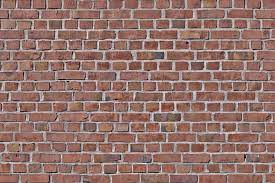
%> input picture results/Input/texture14.jpeg, 275 x 183 px
$ octave strategy_3.m   (GNU Octave 9; MATLAB toolbox functions it lacks are replaced by stand-ins)
%> lines starting %> are read from the running program, lines starting %| are printed output that depends on the picture; in (x1, y1, x2, y2) boxes, pixels count from 0 and x2, y2 are one past the last pixel; in counts of white or black regions, pixels touching at a corner belong together; the program's own positions count from 1
### code/quilting/get_patches.m
function patch_list = get_patches(image_path, patch_size, overlap)
    % overlap = floor(patch_size/factor);
    increment = patch_size - overlap;

    im = double(imread(image_path));
    [x,y,z] = size(im);
    num_patches_x = 1+floor((x-patch_size)/(patch_size-overlap));
    num_patches_y = 1+floor((y-patch_size)/(patch_size-overlap));
    total_patches = num_patches_x * num_patches_y;
    patch_list = zeros(patch_size, patch_size, z, total_patches);

    up = 1;
    down = patch_size;
    iter = 1;
    while down < x
        left = 1;
        right = patch_size;
        while right < y
            cur_patch = im(up:down, left:right, :);
            left = left + increment;
            right = right + increment;
            patch_list(:,:,:,iter) = cur_patch;
            iter = iter + 1;
        end
        up = up + increment;
        down = down + increment;
    end
end

### code/quilting/strategy_3.m
image_path = "../../results/Input/texture14.jpeg";
color_channels = size(double(imread(image_path)),3);
%> color_channels = 3
patch_size = 60;
overlap = 10;
output_x = 600;
output_y = 600;

num_patches_x = 1+floor((output_x-patch_size)/(patch_size-overlap));
num_patches_y = 1+floor((output_y-patch_size)/(patch_size-overlap));
output_patches = zeros(num_patches_x*patch_size, num_patches_y*patch_size, color_channels);
%> output_patches: size 660x660x3 double; every value is 0

patch_list = get_patches(image_path, patch_size, overlap);
%> after the loop in get_patches, `while down < x`: iter = 16
available_patches = size(patch_list, 4);
%> available_patches = 15
% starting_patch = patch_list(:,:,:,randi([1 available_patches],1));
starting_patch = patch_list(:,:,:,2);

output_patches(1:patch_size, 1:patch_size, :) = starting_patch;
%> output_patches: size 660x660x3 double; mean R, G, B 1.2, 0.9, 0.9

%% Step 1 : Fill the first row of the output image

cur_patch = starting_patch;
for i=2:num_patches_y
    next_patch = getNextHorizPatch(cur_patch, patch_list, patch_size, overlap);
    output_patches(1:patch_size, (i-1)*patch_size+1:i*patch_size, :) = next_patch;
    cur_patch = next_patch;
end
%> this loop made 10 passes
%> index in getNextHorizPatch on passes 1 to 10: 3, 4, 5, 1, 2, 3, 4, 5, 1, 2
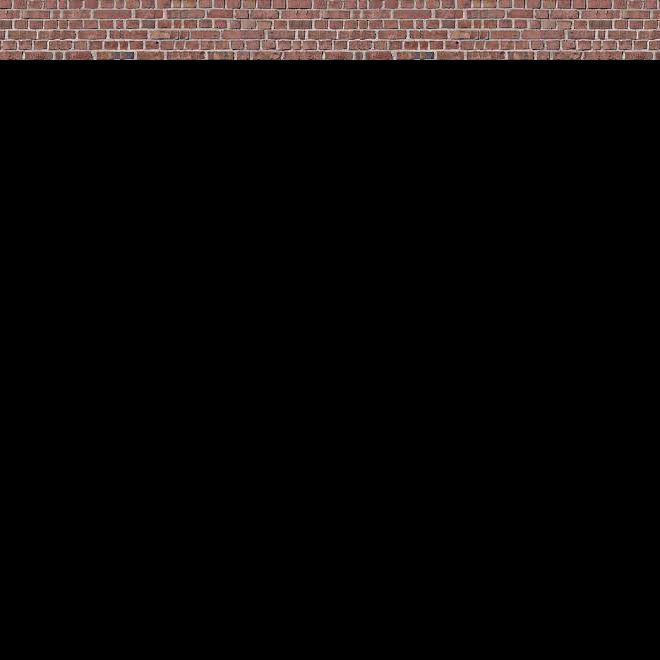
%> output_patches: size 660x660x3 double; mean R, G, B 13.3, 10.4, 9.7

%% Step 2 : Fill the first column of the output image

cur_patch = starting_patch;
for i=2:num_patches_x
    next_patch = getNextVertPatch(cur_patch, patch_list, patch_size, overlap);
    output_patches((i-1)*patch_size+1:i*patch_size, 1:patch_size, :) = next_patch;
    cur_patch = next_patch;
end
%> this loop made 10 passes
%> index in getNextVertPatch on passes 1 to 10: 7, 12, 13, 2, 7, 12, 13, 2, 7, 12
%> pass 1, in getNextVertPatch, `next_patch = patch_list(:,:,:,index);`:
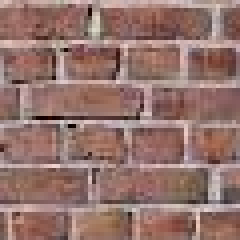
%> next_patch: size 60x60x3 double (shown 4 times larger); mean R, G, B 148.4, 115.1, 108.3
%> after the loop:
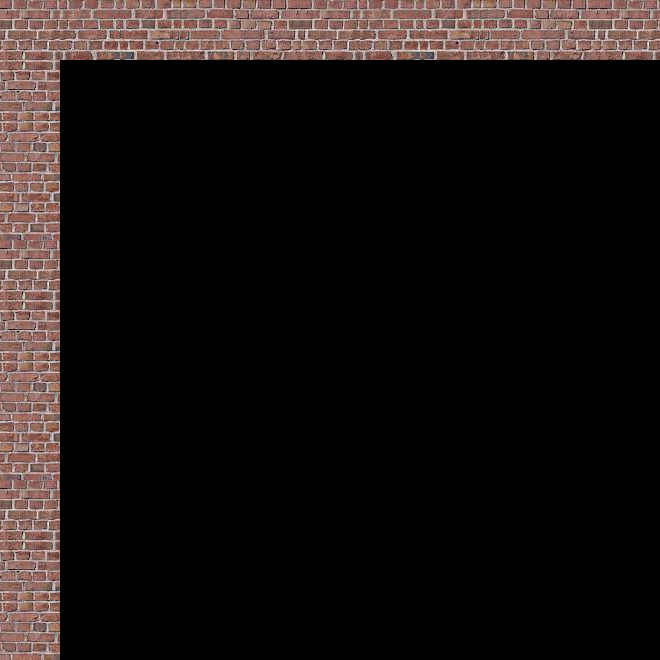
%> output_patches: size 660x660x3 double; 8.26% of pixels changed, all inside (x1, y1, x2, y2) = (0, 60, 60, 660)

%% Step 3 : Fill rest of the output image

for i=2:num_patches_x
    for j=2:num_patches_y
        up_patch = output_patches((i-2)*patch_size+1:(i-1)*patch_size,(j-1)*patch_size+1:j*patch_size,:);
        left_patch = output_patches((i-1)*patch_size+1:i*patch_size,(j-2)*patch_size+1:(j-1)*patch_size,:);
        diagonal_patch = output_patches((i-2)*patch_size+1:(i-1)*patch_size,(j-2)*patch_size+1:(j-1)*patch_size,:);
        next_patch = getNextPatch(up_patch, left_patch, diagonal_patch, patch_list, patch_size, overlap);
        output_patches((i-1)*patch_size+1:i*patch_size,(j-1)*patch_size+1:j*patch_size,:) = next_patch;
    end
end
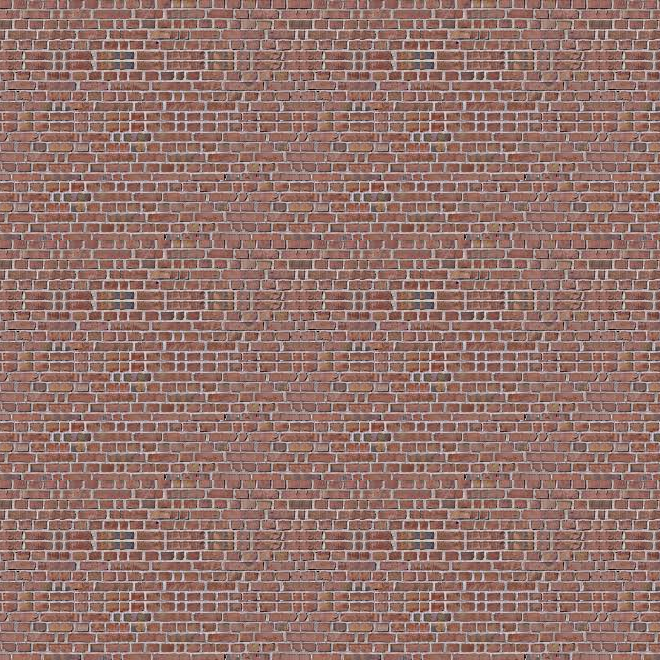
%> output_patches: size 660x660x3 double; mean R, G, B 147.9, 115.1, 108.1

%% Step 4 : Calculate Minimum Boundary Cuts

vertical_boundaries = zeros(num_patches_x,num_patches_y-1,patch_size);
for i=1:num_patches_x
    for j=1:num_patches_y-1
        cur_patch = output_patches((i-1)*patch_size+1:i*patch_size,(j-1)*patch_size+1:j*patch_size,:);
        next_patch = output_patches((i-1)*patch_size+1:i*patch_size,j*patch_size+1:(j+1)*patch_size,:);
        overlap_cur_patch = cur_patch(:,patch_size-overlap+1:patch_size,:);
        overlap_next_patch = next_patch(:,1:overlap,:);
        e = (overlap_cur_patch-overlap_next_patch).^2;
        vertical_boundaries(i,j,:) = BoundaryCut(e, patch_size, overlap);
    end
end

horizontal_boundaries = zeros(num_patches_x-1,num_patches_y,patch_size);
for i=1:num_patches_y
    for j=1:num_patches_x-1
        cur_patch = output_patches((j-1)*patch_size+1:j*patch_size,(i-1)*patch_size+1:i*patch_size,:);
        next_patch = output_patches(j*patch_size+1:(j+1)*patch_size,(i-1)*patch_size+1:i*patch_size,:);
        overlap_cur_patch = cur_patch(patch_size-overlap+1:patch_size,:,:);
        overlap_next_patch = next_patch(1:overlap,:,:);
        e = (overlap_cur_patch-overlap_next_patch).^2;
        horizontal_boundaries(j,i,:) = BoundaryCut(rot90(e,3), patch_size, overlap);
    end
end

%% Step 5 : Construct the output image

output_im = zeros((num_patches_x-1)*(patch_size-overlap)+patch_size, (num_patches_y-1)*(patch_size-overlap)+patch_size, color_channels);
%> output_im: size 560x560x3 double; every value is 0

% Fill Horizontal Strips
up_start = 0;
for k=1:num_patches_x
    previous_boundary = zeros(patch_size,1)+1;
    leftover = zeros(patch_size,1)+overlap-1;
    for j=1:num_patches_y
       cur_patch = output_patches((k-1)*patch_size+1:k*patch_size,(j-1)*patch_size+1:j*patch_size,:);
       boundary = vertical_boundaries(k,min(j,num_patches_y-1),:);
        for i=1:(patch_size-min(min(k,num_patches_x+1-k),2)*overlap)
            patch_start = (j-1)*(patch_size-overlap);
            left = previous_boundary(i);
            patch_left = previous_boundary(i)-patch_start;
            if j==num_patches_y
                right = size(output_im,2);
                patch_right = patch_size;
            else
                right = left + leftover(i) + patch_size - 2*overlap + boundary(i);
                patch_right = patch_left + leftover(i) + patch_size - 2*overlap + boundary(i);
            end
            output_im(up_start+i,left:right,:) = cur_patch(min(k-1,1)*overlap+i,patch_left:patch_right,:);
            previous_boundary(i) = right + 1;
            leftover(i) = overlap-boundary(i)-1;
        end
    end
    up_start = up_start+patch_size-min(k-1,1)*overlap;
end
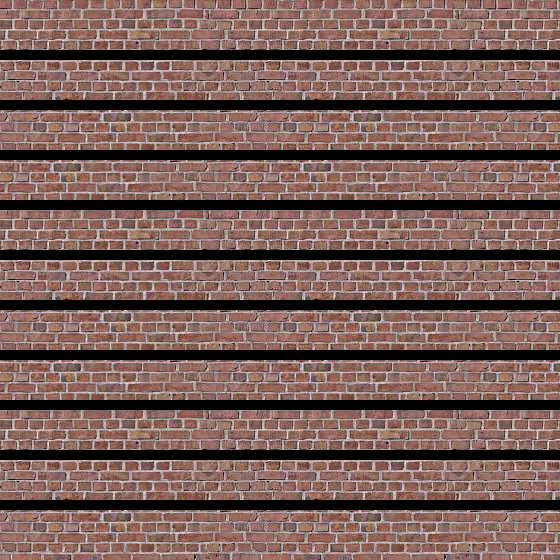
%> output_im: size 560x560x3 double; mean R, G, B 121.5, 94.4, 88.7
%> after the loop, leftover = 60 values from 8 to 9; patch_right = 60; previous_boundary = 60 values, max 561 at index 1, min 1 at index 51, mean 467.7; right = 560; up_start = 560

% Fill Vertical Strips
left = 0;
for k=1:num_patches_y
    for j=1:num_patches_x-1
        start = min(k-1,1)*overlap;
        length = patch_size-min(min(k,num_patches_y+1-k),2)*overlap;
        boundary = horizontal_boundaries(j,k,start+1:start+length);
        cur_patch = output_patches((j-1)*patch_size+1:j*patch_size,(k-1)*patch_size+1:k*patch_size,:);
        next_patch = output_patches(j*patch_size+1:(j+1)*patch_size,(k-1)*patch_size+1:k*patch_size,:);
        up = j*(patch_size-overlap);
        down = up+overlap;
        for i=1:length
            gg = cur_patch(patch_size-overlap+1:patch_size-boundary(i),start+i,:);
            gh = next_patch(overlap-boundary(i)+1:overlap,start+i,:);
            output_im(up+1:down-boundary(i),left+i,:) = cur_patch(patch_size-overlap+1:patch_size-boundary(i),start+i,:);
            output_im(down-boundary(i)+1:down,left+i,:) = next_patch(overlap-boundary(i)+1:overlap,start+i,:);
        end
    end
    left = left+patch_size-min(k-1,1)*overlap;
end
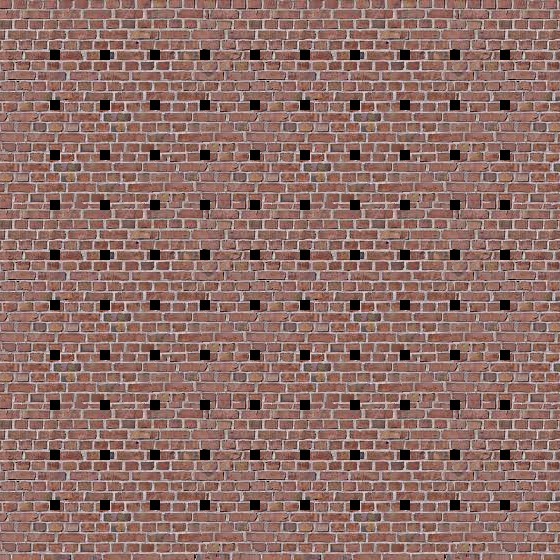
%> output_im: size 560x560x3 double; 14.67% of pixels changed, all inside (x1, y1, x2, y2) = (0, 50, 560, 510)
%> after the loop, left = 560

% Fill the remaining gaps
for i=1:num_patches_x-1
    for j=1:num_patches_y-1
        % Boundaries
        up_boundary = vertical_boundaries(i,j,patch_size-overlap+1:patch_size);
        down_boundary = vertical_boundaries(i+1,j,1:overlap);
        left_boundary = horizontal_boundaries(i,j,patch_size-overlap+1:patch_size);
        right_boundary = horizontal_boundaries(i,j+1,1:overlap);

        % Patches
        patch_1 = output_patches((i-1)*patch_size+1:i*patch_size,(j-1)*patch_size+1:j*patch_size,:);
        patch_2 = output_patches((i-1)*patch_size+1:i*patch_size,j*patch_size+1:(j+1)*patch_size,:);
        patch_3 = output_patches(i*patch_size+1:(i+1)*patch_size,(j-1)*patch_size+1:j*patch_size,:);
        patch_4 = output_patches(i*patch_size+1:(i+1)*patch_size,j*patch_size+1:(j+1)*patch_size,:);

        gap = patch_2(patch_size-overlap+1:patch_size,1:overlap,:);

        % (i) Up-Left Intersection
        positive_mask = getUpLeftMask(up_boundary,left_boundary,overlap,color_channels);
        negative_mask = abs(positive_mask-1);
        gap = gap.*negative_mask + positive_mask.*patch_1(patch_size-overlap+1:patch_size,patch_size-overlap+1:patch_size,:);

        % (ii) Down-Left Intersection
        positive_mask = getDownLeftMask(down_boundary,left_boundary,overlap,color_channels);
        negative_mask = abs(positive_mask-1);
        gap = gap.*negative_mask + positive_mask.*patch_3(1:overlap,patch_size-overlap+1:patch_size,:);

        % Down-Right Intersection
        positive_mask = getDownRightMask(down_boundary,right_boundary,overlap,color_channels);
        negative_mask = abs(positive_mask-1);
        gap = gap.*negative_mask + positive_mask.*patch_4(1:overlap,1:overlap,:);

        % Fill the Gap
        output_im(i*(patch_size-overlap)+1:i*(patch_size-overlap)+overlap,j*(patch_size-overlap)+1:j*(patch_size-overlap)+overlap,:) = gap;
    end
end
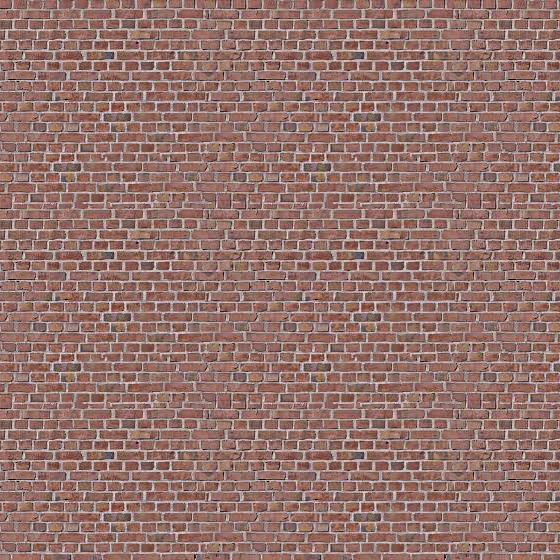
%> output_im: size 560x560x3 double; 3.19% of pixels changed, all inside (x1, y1, x2, y2) = (50, 50, 510, 510)

imwrite(output_im/255, "../../results/Quilting/3/output14.jpeg");

%% Utility Functions

% [65 lines left out: functions BoundaryCut, getUpLeftMask, getDownLeftMask, getDownRightMask, not called in this run]

function next_patch = getNextHorizPatch(cur_patch, patch_list, patch_size, overlap)
    overlap_patch_list = patch_list(:,1:overlap,:,:);
    overlap_cur_patch = cur_patch(:,patch_size-overlap+1:patch_size,:);
    difference = (overlap_patch_list-overlap_cur_patch).^2;
    mse = sqrt(squeeze(sum(difference, [1,2,3])));
    [~,index] = min(mse);
    next_patch = patch_list(:,:,:,index);
end

function next_patch = getNextVertPatch(cur_patch, patch_list, patch_size, overlap)
    overlap_patch_list = patch_list(1:overlap,:,:,:);
    overlap_cur_patch = cur_patch(patch_size-overlap+1:patch_size,:,:);
    difference = (overlap_patch_list-overlap_cur_patch).^2;
    mse = sqrt(squeeze(sum(difference, [1,2,3])));
    [~,index] = min(mse);
    next_patch = patch_list(:,:,:,index);
end

% [14 lines left out: function getNextPatch, not called in this run]

$ run again, with results/Input/texture10.jpeg copied over results/Input/texture14.jpeg
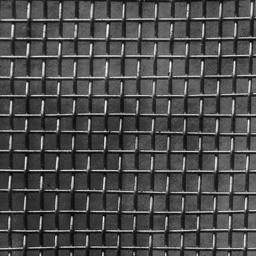
%> input picture results/Input/texture10.jpeg, 256 x 256 px
%> color_channels = 1
%> after the loop in get_patches, `while down < x`: iter = 17
%> the loop `for i=2:num_patches_y` made 10 passes
%> index in getNextHorizPatch on passes 1 to 8: 3, 4, 1, 2, 3, 4, 1, 2
%> after the loop `for i=2:num_patches_y`:
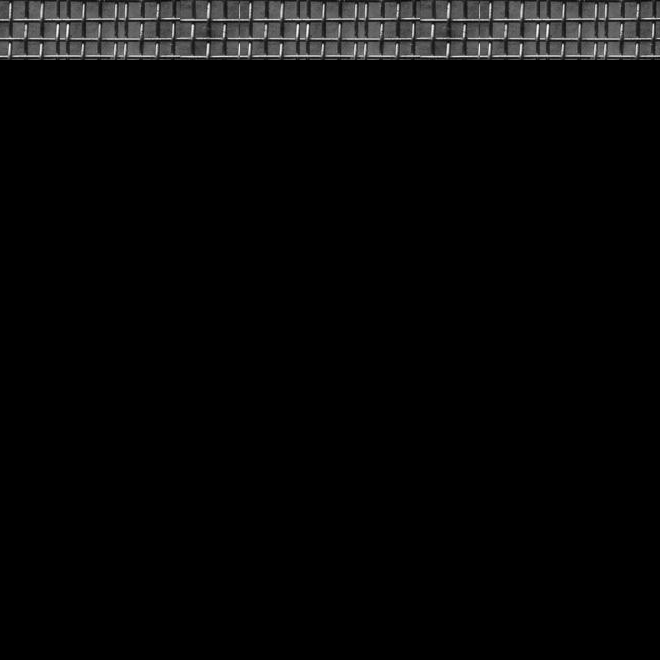
%> output_patches: size 660x660 double; min 0, max 252, mean 7.7
%> the loop `for i=2:num_patches_x` made 10 passes
%> after the loop `for k=1:num_patches_x`: leftover = 60 values from 8 to 9; patch_right = 60; previous_boundary = 60 values, max 561 at index 1, min 1 at index 51, mean 467.7; right = 560
%> after the loop `for i=1:num_patches_x-1`:
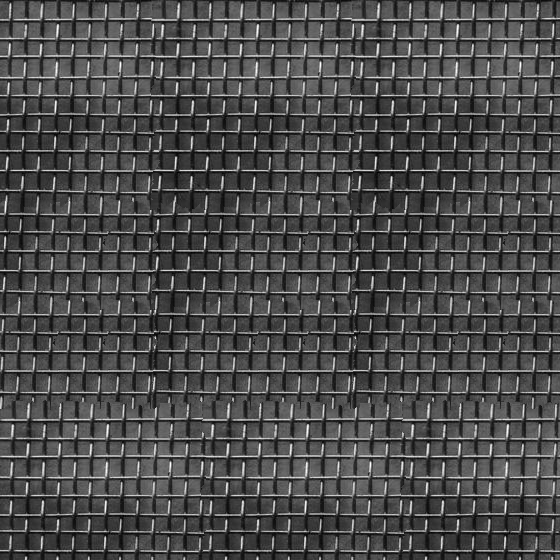
%> output_im: size 560x560 double; min 0, max 255, mean 75.3

$ run again, with results/Input/texture11.jpeg copied over results/Input/texture14.jpeg
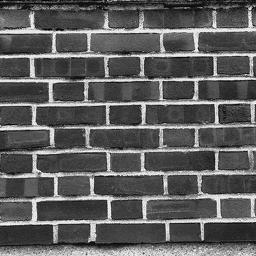
%> input picture results/Input/texture11.jpeg, 256 x 256 px
%> color_channels = 1
%> after the loop in get_patches, `while down < x`: iter = 17
%> the loop `for i=2:num_patches_y` made 10 passes
%> index in getNextHorizPatch on passes 1 to 8: 3, 4, 4, 4, 4, 4, 4, 4
%> after the loop `for i=2:num_patches_y`:
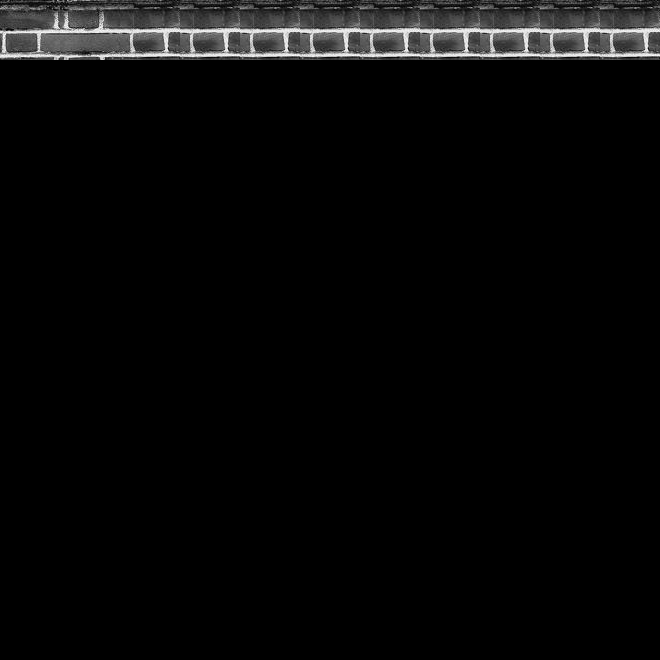
%> output_patches: size 660x660 double; min 0, max 255, mean 8.5
%> the loop `for i=2:num_patches_x` made 10 passes
%> after the loop `for k=1:num_patches_x`: leftover = 60 values, max 9 at index 51, min -1 at index 2, mean 4.28; patch_right = 60; previous_boundary = 60 values, max 561 at index 1, min 1 at index 51, mean 467.7; right = 560
%> after the loop `for i=1:num_patches_x-1`:
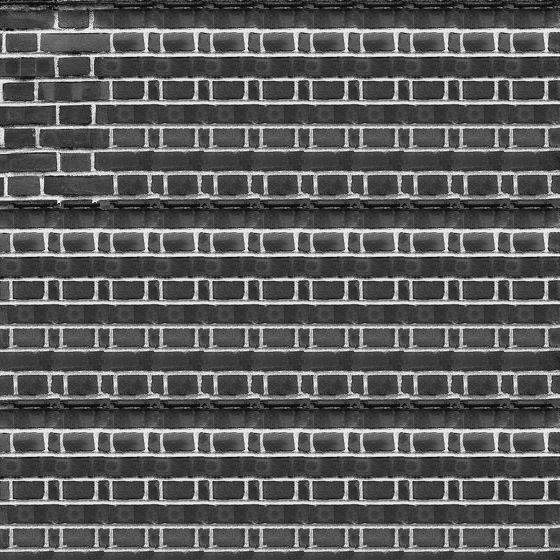
%> output_im: size 560x560 double; min 0, max 255, mean 92.1

$ run again, with results/Input/texture12.jpeg copied over results/Input/texture14.jpeg
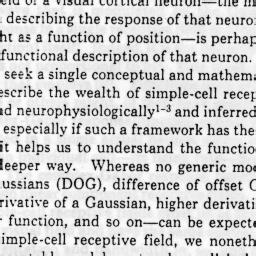
%> input picture results/Input/texture12.jpeg, 256 x 256 px
%> color_channels = 1
%> after the loop in get_patches, `while down < x`: iter = 17
%> the loop `for i=2:num_patches_y` made 10 passes
%> index in getNextHorizPatch on passes 1 to 8: 3, 4, 4, 4, 4, 4, 4, 4
%> the loop `for i=2:num_patches_x` made 10 passes
%> after the loop `for k=1:num_patches_x`: leftover = 60 values from 8 to 9; patch_right = 60; previous_boundary = 60 values, max 561 at index 1, min 1 at index 51, mean 467.7; right = 560
%> after the loop `for i=1:num_patches_x-1`:
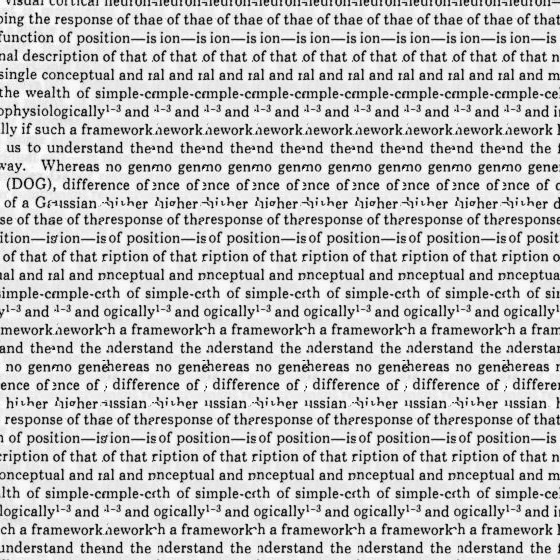
%> output_im: size 560x560 double; min 0, max 255, mean 200
